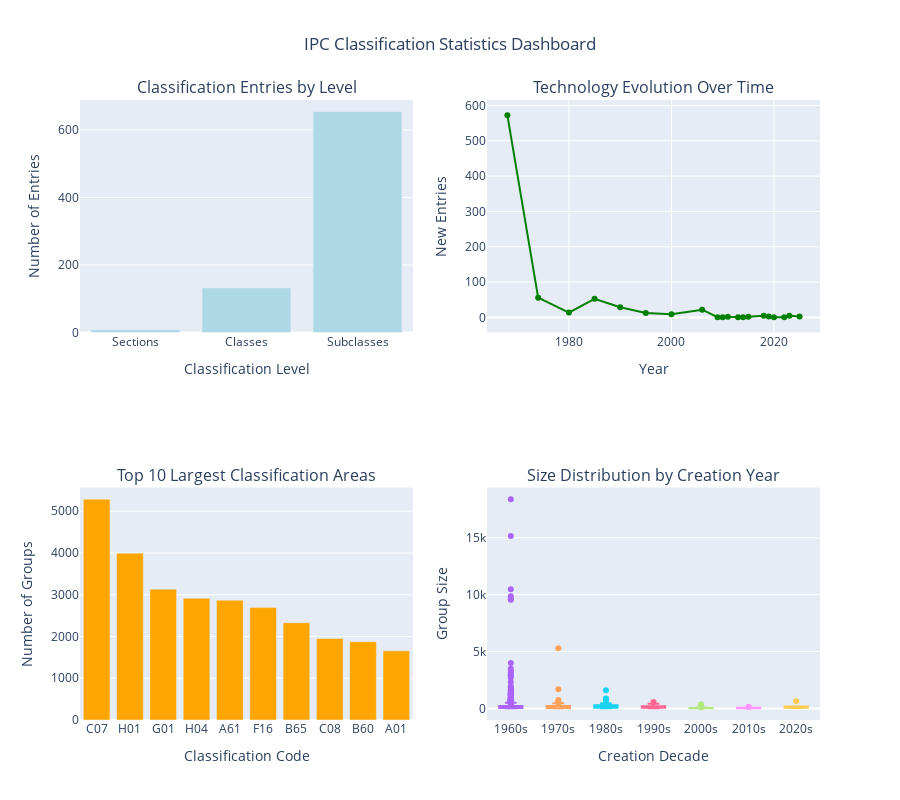

The notebook cell saved with this chart:
### Markdown cell above
## Visualization 4: Statistics Dashboard

Overview dashboard showing key statistics and trends in IPC classification data.

### Code cell
def create_statistics_dashboard(self):
    """Create a comprehensive statistics dashboard"""
    if self.viz_data is None:
        print("✗ No visualization data available. Please run prepare_data() first.")
        return None
        
    try:
        # Create subplots
        fig = make_subplots(
            rows=2, cols=2,
            subplot_titles=(
                'Classification Entries by Level',
                'Technology Evolution Over Time',
                'Top 10 Largest Classification Areas',
                'Size Distribution by Creation Year'
            ),
            specs=[[{"type": "bar"}, {"type": "scatter"}],
                   [{"type": "bar"}, {"type": "box"}]]
        )
        
        # 1. Entries by level
        level_counts = self.viz_data.groupby('level').size().reset_index(name='count')
        level_names = {2: 'Sections', 3: 'Classes', 4: 'Subclasses', 5: 'Main Groups'}
        level_counts['level_name'] = level_counts['level'].map(level_names)
        
        fig.add_trace(
            go.Bar(
                x=level_counts['level_name'],
                y=level_counts['count'],
                name='Count by Level',
                marker_color='lightblue'
            ),
            row=1, col=1
        )
        
        # 2. Evolution over time
        year_stats = self.viz_data.groupby('creation_year').agg({
            'symbol': 'count',
            'size': 'sum'
        }).reset_index()
        year_stats.columns = ['year', 'new_entries', 'total_groups']
        
        fig.add_trace(
            go.Scatter(
                x=year_stats['year'],
                y=year_stats['new_entries'],
                mode='lines+markers',
                name='New Entries',
                line=dict(color='green')
            ),
            row=1, col=2
        )
        
        # 3. Top 10 largest areas (classes level)
        top_classes = self.viz_data[self.viz_data['level'] == 3].nlargest(10, 'size')
        
        fig.add_trace(
            go.Bar(
                x=top_classes['symbol_display'],
                y=top_classes['size'],
                name='Groups Count',
                marker_color='orange',
                hovertemplate='<b>%{x}</b><br>Groups: %{y}<br>' +
                             'Title: %{customdata}<extra></extra>',
                customdata=top_classes['title_display']
            ),
            row=2, col=1
        )
        
        # 4. Size distribution by creation period
        # Create decade bins for better visualization
        df_copy = self.viz_data.copy()
        df_copy['decade'] = (df_copy['creation_year'] // 10) * 10
        df_copy['decade_label'] = df_copy['decade'].astype(str) + 's'
        
        for decade in sorted(df_copy['decade'].unique()):
            decade_data = df_copy[df_copy['decade'] == decade]['size']
            if len(decade_data) > 0:
                fig.add_trace(
                    go.Box(
                        y=decade_data,
                        name=f"{int(decade)}s",
                        boxpoints='outliers'
                    ),
                    row=2, col=2
                )
        
        # Update layout
        fig.update_layout(
            height=800,
            title_text="IPC Classification Statistics Dashboard",
            title_x=0.5,
            showlegend=False
        )
        
        # Update individual subplot axes
        fig.update_xaxes(title_text="Classification Level", row=1, col=1)
        fig.update_yaxes(title_text="Number of Entries", row=1, col=1)
        
        fig.update_xaxes(title_text="Year", row=1, col=2)
        fig.update_yaxes(title_text="New Entries", row=1, col=2)
        
        fig.update_xaxes(title_text="Classification Code", row=2, col=1)
        fig.update_yaxes(title_text="Number of Groups", row=2, col=1)
        
        fig.update_xaxes(title_text="Creation Decade", row=2, col=2)
        fig.update_yaxes(title_text="Group Size", row=2, col=2)
        
        return fig
        
    except Exception as e:
        print(f"✗ Error creating statistics dashboard: {e}")
        return None

# Add method to class
IPCVisualization.create_statistics_dashboard = create_statistics_dashboard

# Create and display statistics dashboard
print("Creating Statistics Dashboard...")
stats_fig = viz.create_statistics_dashboard()
if stats_fig:
    stats_fig.show()
    print("✓ Statistics dashboard created successfully")

### Figure 1 — Plotly figure (JSON) as saved in the notebook; plotly's stock layout.template omitted (floating-point values rounded to 4 significant figures; data arrays with more than 128 entries replaced by an {"elided": "..."} marker saying what was removed)
{"data": [{"marker": {"color": "lightblue"}, "name": "Count by Level", "type": "bar", "x": ["Sections", "Classes", "Subclasses"], "xaxis": "x", "y": [8, 132, 654], "yaxis": "y"}, {"line": {"color": "green"}, "mode": "lines+markers", "name": "New Entries", "type": "scatter", "x": [1968, 1974, 1980, 1985, 1990, 1995, 2000, 2006, 2009, 2010, 2011, 2013, 2014, 2015, 2018, 2019, 2020, 2022, 2023, 2025], "xaxis": "x2", "y": [572, 56, 14, 53, 29, 13, 9, 22, 1, 1, 2, 1, 1, 2, 5, 3, 1, 1, 5, 3], "yaxis": "y2"}, {"customdata": ["ORGANIC CHEMISTRY", "ELECTRIC ELEMENTS", "MEASURING; TESTING", "ELECTRIC COMMUNICATION TECHNIQUE", "MEDICAL OR VETERINARY SCIENCE; HYGIENE", "ENGINEERING ELEMENTS OR UNITS; GENERAL MEASURES FOR PRODUCING AND MAINTAINING EFFECTIVE FUNCTIONING OF MACHINES OR INSTALLATIONS; THERMAL INSULATION IN GENERAL", "CONVEYING; PACKING; STORING; HANDLING THIN OR FILAMENTARY MATERIAL", "ORGANIC MACROMOLECULAR COMPOUNDS; THEIR PREPARATION OR CHEMICAL WORKING-UP; COMPOSITIONS BASED THEREON", "VEHICLES IN GENERAL", "AGRICULTURE; FORESTRY; ANIMAL HUSBANDRY; HUNTING; TRAPPING; FISHING"], "hovertemplate": "<b>%{x}</b><br>Groups: %{y}<br>Title: %{customdata}<extra></extra>", "marker": {"color": "orange"}, "name": "Groups Count", "type": "bar", "x": ["C07", "H01", "G01", "H04", "A61", "F16", "B65", "C08", "B60", "A01"], "xaxis": "x3", "y": [5291, 3995, 3135, 2914, 2871, 2693, 2330, 1951, 1876, 1656], "yaxis": "y3"}, {"boxpoints": "outliers", "name": "1960s", "type": "box", "xaxis": "x4", "y": {"elided": "572 int values"}, "yaxis": "y4"}, {"boxpoints": "outliers", "name": "1970s", "type": "box", "xaxis": "x4", "y": [502, 285, 161, 70, 51, 14, 292, 57, 105, 32, 36, 88, 32, 17, 393, 117, 8, 8, 5291, 1685, 105, 25, 741, 462, 93, 199, 287, 414, 136, 40, 154, 29, 122, 86, 40, 13, 138, 50, 41, 40, 51, 512, 36, 285, 179, 121, 94, 20, 40, 88, 76, 15, 19, 222, 191, 587], "yaxis": "y4"}, {"boxpoints": "outliers", "name": "1980s", "type": "box", "xaxis": "x4", "y": [31, 191, 184, 286, 58, 50, 51, 6, 21, 83, 718, 85, 294, 53, 1594, 290, 186, 94, 30, 140, 135, 449, 448, 127, 27, 280, 109, 41, 368, 61, 33, 238, 147, 80, 130, 61, 299, 60, 363, 171, 170, 35, 149, 105, 193, 43, 26, 146, 111, 830, 348, 36, 83, 65, 9, 46, 93, 155, 201, 287, 377, 45, 130, 284, 751, 866, 6], "yaxis": "y4"}, {"boxpoints": "outliers", "name": "1990s", "type": "box", "xaxis": "x4", "y": [67, 173, 194, 223, 48, 130, 160, 568, 192, 95, 6, 52, 128, 140, 123, 60, 373, 308, 176, 9, 315, 54, 60, 99, 7, 26, 8, 37, 260, 180, 75, 369, 205, 51, 402, 43, 22, 87, 5, 155, 76, 99], "yaxis": "y4"}, {"boxpoints": "outliers", "name": "2000s", "type": "box", "xaxis": "x4", "y": [15, 171, 37, 2, 1, 107, 11, 6, 3, 13, 2, 2, 1, 42, 41, 2, 1, 2, 1, 2, 1, 79, 35, 2, 1, 67, 120, 2, 1, 353, 2, 1], "yaxis": "y4"}, {"boxpoints": "outliers", "name": "2010s", "type": "box", "xaxis": "x4", "y": [12, 11, 9, 48, 139, 9, 5, 63, 28, 126, 37, 15, 35, 1, 37], "yaxis": "y4"}, {"boxpoints": "outliers", "name": "2020s", "type": "box", "xaxis": "x4", "y": [157, 142, 33, 637, 54, 146, 99, 60, 164, 108], "yaxis": "y4"}], "layout": {"annotations": [{"font": {"size": 16}, "showarrow": false, "text": "Classification Entries by Level", "x": 0.225, "xanchor": "center", "xref": "paper", "y": 1, "yanchor": "bottom", "yref": "paper"}, {"font": {"size": 16}, "showarrow": false, "text": "Technology Evolution Over Time", "x": 0.775, "xanchor": "center", "xref": "paper", "y": 1, "yanchor": "bottom", "yref": "paper"}, {"font": {"size": 16}, "showarrow": false, "text": "Top 10 Largest Classification Areas", "x": 0.225, "xanchor": "center", "xref": "paper", "y": 0.375, "yanchor": "bottom", "yref": "paper"}, {"font": {"size": 16}, "showarrow": false, "text": "Size Distribution by Creation Year", "x": 0.775, "xanchor": "center", "xref": "paper", "y": 0.375, "yanchor": "bottom", "yref": "paper"}], "height": 800, "showlegend": false, "title": {"text": "IPC Classification Statistics Dashboard", "x": 0.5}, "xaxis": {"anchor": "y", "domain": [0, 0.45], "title": {"text": "Classification Level"}}, "xaxis2": {"anchor": "y2", "domain": [0.55, 1], "title": {"text": "Year"}}, "xaxis3": {"anchor": "y3", "domain": [0, 0.45], "title": {"text": "Classification Code"}}, "xaxis4": {"anchor": "y4", "domain": [0.55, 1], "title": {"text": "Creation Decade"}}, "yaxis": {"anchor": "x", "domain": [0.625, 1], "title": {"text": "Number of Entries"}}, "yaxis2": {"anchor": "x2", "domain": [0.625, 1], "title": {"text": "New Entries"}}, "yaxis3": {"anchor": "x3", "domain": [0, 0.375], "title": {"text": "Number of Groups"}}, "yaxis4": {"anchor": "x4", "domain": [0, 0.375], "title": {"text": "Group Size"}}}}
